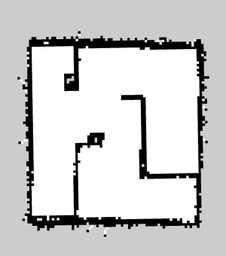
#> input picture busca/map.png, 226 x 256 px, shrunk from 300 x 340 before the run
$ python roda_busca.py
#> lines starting #> are read from the running program, lines starting #| are printed output that depends on the picture; after the words box and inside, x2 and y2 are one past the last pixel; in counts of white or black regions, pixels touching at a corner belong together
### busca/busca_base.py
"""
Implementação do planejamento de trajetória usando busca.
Neste arquivo são definidas as interfaces e as classes de base.

Implementação baseada no código origonal:
https://www.redblobgames.com/pathfinding/a-star/implementation.py

Explicação em (vale a leitura!):
https://www.redblobgames.com/pathfinding/a-star/implementation.html


Copyright 2014 Red Blob Games <redblobgames@gmail.com>

License: Apache v2.0 <http://www.apache.org/licenses/LICENSE-2.0.html>

Author : Antonio Selvatici <antoniohps1@insper.edu.br>

"""

from __future__ import annotations

import cv2
import numpy as np

# some of these types are deprecated: https://www.python.org/dev/peps/pep-0585/
from typing import Protocol, Dict, List, Iterator, Tuple, TypeVar, Optional

T = TypeVar('T')

Location = TypeVar('Location')
class Graph(Protocol):
    def neighbors(self, id: Location) -> List[Location]: pass

class SimpleGraph:
    def __init__(self):
        self.edges: Dict[Location, List[Location]] = {}

    def neighbors(self, id: Location) -> List[Location]:
        return self.edges[id]

import collections

class Queue:
    def __init__(self):
        self.elements = collections.deque()

    def empty(self) -> bool:
        return not self.elements

    def put(self, x: T):
        self.elements.append(x)

    def get(self) -> T:
        return self.elements.popleft()

# utility functions for dealing with square grids
def from_id_width(id, width):
    return (id % width, id // width)

# [15 lines left out: function draw_tile, not called in this run]

GridLocation = Tuple[int, int]

class SquareGrid:
    # [5 lines left out: function __init__, not called in this run]

    def __init__(self, fname: str):
        img = cv2.imread(fname, cv2.IMREAD_COLOR)
        self.height, self.width, _ = img.shape
        self.image = img
        self.walls: List[GridLocation] = []

        iLin, iCol, _ = np.where(img < 20)

        for lin, col in zip(iLin, iCol):
            self.walls.append((col, lin))

    def save(self, fname):
        cv2.imwrite(fname, self.image)

    def set_start(self, id: GridLocation):
        cv2.circle(self.image, id, 3, (0,255,0), -1)

    def set_goal(self, id: GridLocation):
        cv2.circle(self.image, id, 3, (0,0,255), -1)

    def set_closed(self, id: GridLocation):
        self.image[id[1], id[0]] = (100,100,100)

    def set_path(self, id: GridLocation):
        self.image[id[1], id[0]] = (255,50,50)

    def in_bounds(self, id: GridLocation) -> bool:
        (x, y) = id
        return 0 <= x < self.width and 0 <= y < self.height

    def passable(self, id: GridLocation) -> bool:
        return id not in self.walls

    def neighbors(self, id: GridLocation) -> Iterator[GridLocation]:
        (x, y) = id
        neighbors = [(x+1, y), (x-1, y), (x, y-1), (x, y+1)] # E W N S
        # see "Ugly paths" section for an explanation:
        if (x + y) % 2 == 0: neighbors.reverse() # S N W E
        results = filter(self.in_bounds, neighbors)
        results = filter(self.passable, results)
        return results

class WeightedGraph(Graph):
    def cost(self, from_id: Location, to_id: Location) -> float: pass

class GridWithWeights(SquareGrid):
    def __init__(self, width: int, height: int):
        super().__init__(width, height)
        self.weights: Dict[GridLocation, float] = {}

    def __init__(self, pgm: str):
        super().__init__(pgm)
        self.weights: Dict[GridLocation, float] = {}

    def cost(self, from_node: GridLocation, to_node: GridLocation) -> float:
        return self.weights.get(to_node, 1)


# thanks to @m1sp <Jaiden Mispy> for this simpler version of
# reconstruct_path that doesn't have duplicate entries

def reconstruct_path(came_from: Dict[Location, Location],
                     start: Location, goal: Location) -> List[Location]:

    current: Location = goal
    path: List[Location] = []
    while current != start: # note: this will fail if no path found
        path.append(current)
        current = came_from[current]
    path.append(start) # optional
    path.reverse() # optional
    return path

# [4 lines left out: function heuristic, not called in this run]


class GridWithAdjustedWeights(GridWithWeights):
    def cost(self, from_node, to_node):
        prev_cost = super().cost(from_node, to_node)
        nudge = 0
        (x1, y1) = from_node
        (x2, y2) = to_node
        if (x1 + y1) % 2 == 0 and x2 != x1: nudge = 1
        if (x1 + y1) % 2 == 1 and y2 != y1: nudge = 1
        return prev_cost + 0.001 * nudge


class FrontierInterface:
    def put(self, node: Location, total_cost: float):
        raise NotImplementedError

    def empty(self) -> bool:
        raise NotImplementedError

    def get(self) -> Location:
        raise NotImplementedError


class AbstractSearchBase:
    """
    Classe que define os métodos básicos de busca.
    As classes detivadas deverão implementar os métodos:
    - create_empty_list(self)

    """

    def create_empty_frontier(self) -> FrontierInterface:
        """Cria uma nova lista de nós abertos (fronteira) com base no tipo de busca"""
        raise NotImplementedError

    def calculate_priority(self, current: Location, cost: float, goal: Location) -> float:
        """Calcula a função avaliação para a prioridade do nó"""
        raise NotImplementedError

    def do_search(self, graph: GridWithWeights, start: GridLocation, goal: GridLocation):

        frontier = self.create_empty_frontier()
        frontier.put(start, 0)
        came_from: Dict[GridLocation, Optional[GridLocation]] = {}
        cost_so_far: Dict[GridLocation, float] = {}
        came_from[start] = None
        cost_so_far[start] = 0


        while not frontier.empty():
            current: GridLocation = frontier.get()
            graph.set_closed(current)

            if current == goal:
                break

            for next in graph.neighbors(current):
                new_cost = cost_so_far[current] + graph.cost(current, next)
                if next not in cost_so_far or new_cost < cost_so_far[next]:
                    cost_so_far[next] = new_cost
                    priority = self.calculate_priority(next, new_cost, goal)
                    frontier.put(next, priority)
                    came_from[next] = current

        path = reconstruct_path(came_from, start, goal)
        for loc in path:
            graph.set_path(loc)

        graph.set_start(start)
        graph.set_goal(goal)
        graph.save("caminho_salvo.png")

        return path

### busca/busca_largura.py
"""
Implementação da busca em largura a partir das interfaces em busca_base.py
"""

from busca_base import FrontierInterface, AbstractSearchBase, Location

import collections

class Queue(FrontierInterface):
    """ Classe que implementa uma fila (FIFO) para a busca em largura"""
    def __init__(self):
        self.elements = collections.deque()

    def empty(self) -> bool:
        return not self.elements

    def put(self, x: Location, total_cost: float):
        self.elements.append(x)

    def get(self) -> Location:
        return self.elements.popleft()


class BuscaLargura(AbstractSearchBase):
    """ Classe que implementa os métodos faltantes na busca básica """

    def create_empty_frontier(self) -> FrontierInterface:
        """Cria uma nova lista de nós abertos (fronteira) com base no tipo de busca"""
        return Queue()

    def calculate_priority(self, current: Location, cost: float, goal: Location) -> float:
        """Calcula a função avaliação para a prioridade do nó"""
        return 0

### busca/roda_busca.py
"""
Executa a busca em um mapa com custo fixo

"""
from busca_base import GridWithAdjustedWeights
from busca_largura import BuscaLargura
from busca_dijkstra import BuscaDijkstra

MAP_NAME = "map.png"

def main():

    mapa = GridWithAdjustedWeights(MAP_NAME)
#> in __init__, img is the input picture: shape (256, 226, 3); min 0, max 255, mean 205.3
#> in __init__, `iLin, iCol, _ = np.where(img < 20)`: iLin = 14499 values from 32 to 235; iCol = 14499 values, max 208 at index 4740, min 18 at index 4677, mean 111.7
#> the loop in __init__, `for lin, col in zip(iLin, iCol):` made 14499 passes
#> (lin, col) on passes 1 to 3: (32, 78), (32, 78), (32, 78)
#> after the loop in __init__, `for lin, col in zip(iLin, iCol):`: self.walls = 14499 pairs, first value 18 to 208, second value 32 to 235

    busca = BuscaLargura()

    busca.do_search(mapa, start = (120,120), goal = (90, 90))
#> the loop in do_search, `while not frontier.empty():` made 5794 passes
#> the loop in reconstruct_path, `while current != start:` made 60 passes
#> the loop in do_search, `for loc in path:` made 61 passes
#> in set_start, `cv2.circle(self.image, id, 3, (0,255,0), -1)`:
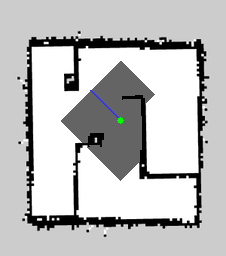
#> self.image: shape (256, 226, 3); 9.64% of pixels changed, all inside (x1, y1, x2, y2) = (61, 61, 155, 181)
#> in set_goal, `cv2.circle(self.image, id, 3, (0,0,255), -1)`: self.image: shape (256, 226, 3); 0.05% of pixels changed, all inside (x1, y1, x2, y2) = (87, 87, 94, 94)


if __name__ == "__main__":
    main()
